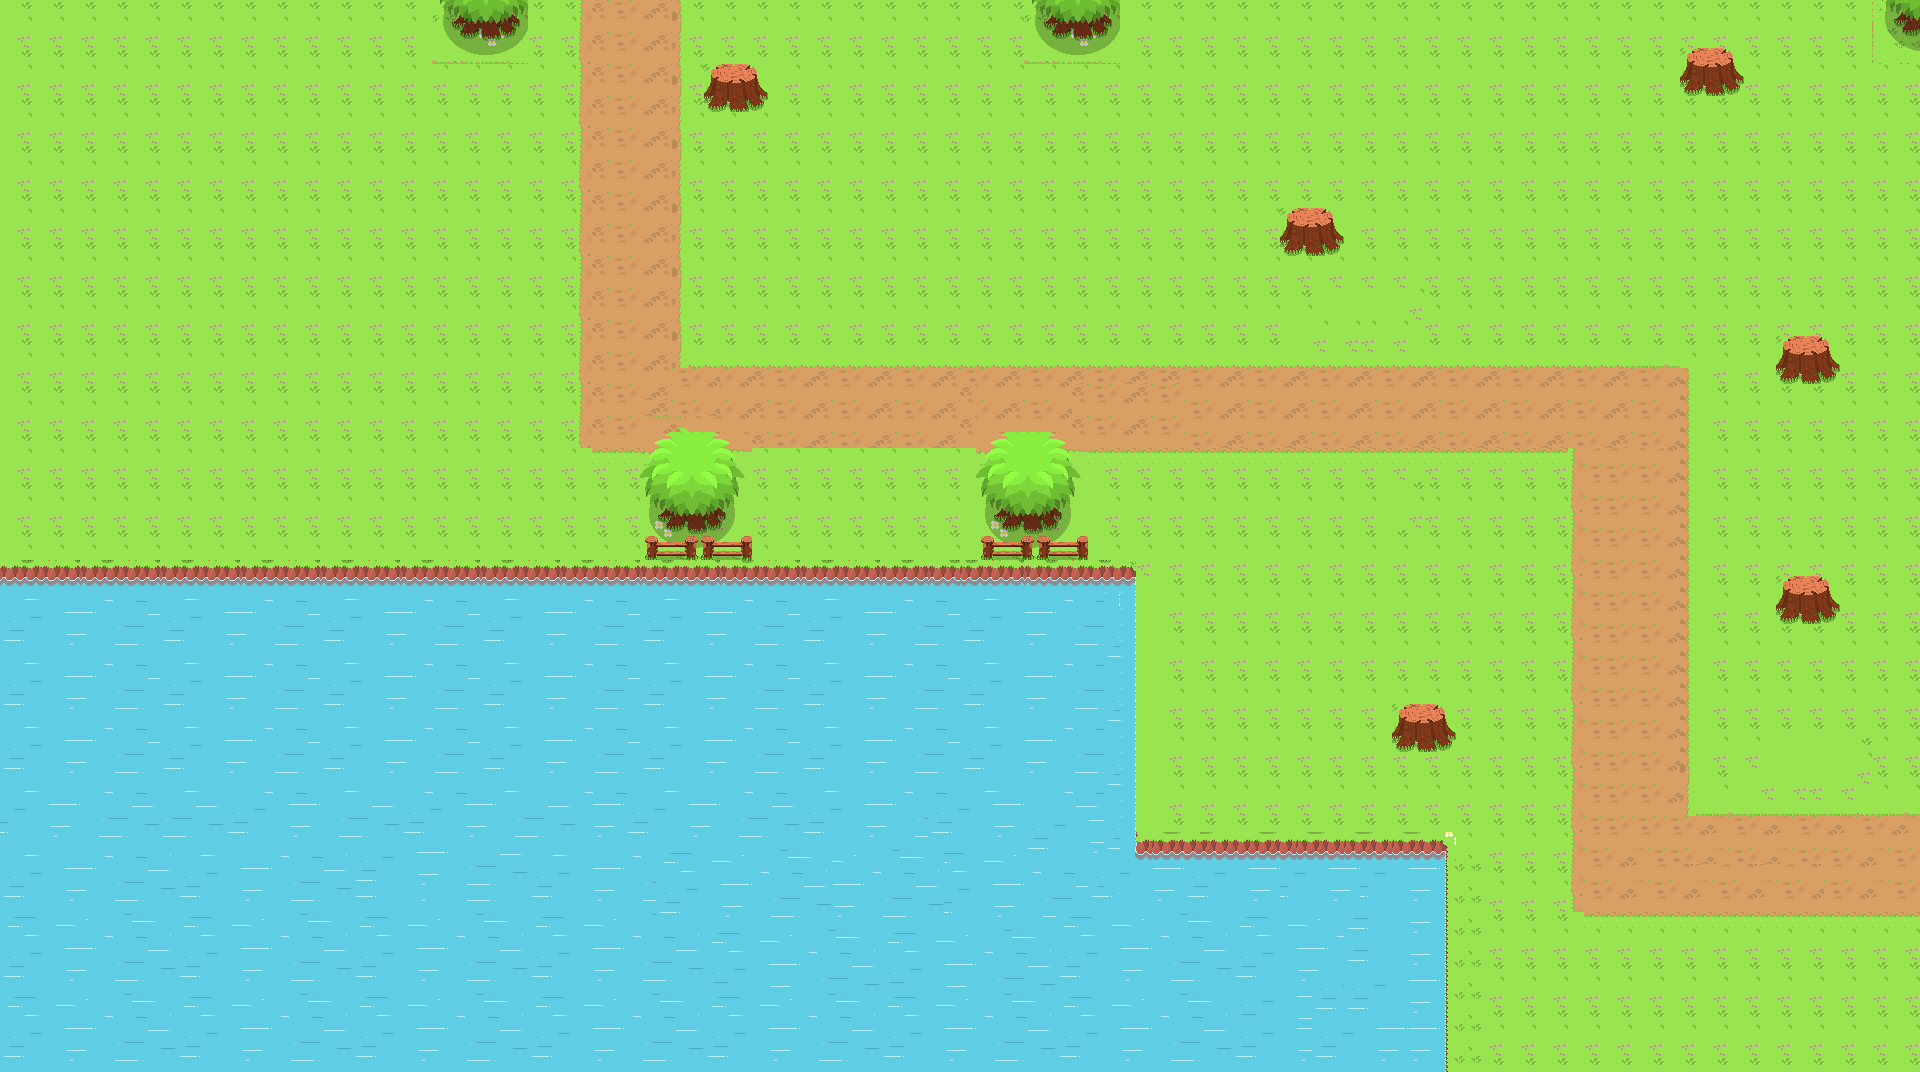

A 2D game scene composited from a Tiled map and its tileset images. What follows is a short description and the map's XML, with each tile layer's data collapsed to a summary:
An orthogonal 120x67 tile map with 16x16 px tiles, 2 tile layers (Kachelebene 2, Kachelebene 1).

<map version="1.2" tiledversion="1.3.4" orientation="orthogonal" renderorder="right-down" width="120" height="67" tilewidth="16" tileheight="16" infinite="0" nextlayerid="3" nextobjectid="1">
 <tileset firstgid="1" source="../textures/Peaceful Garden.tsx" />
 <layer id="2" name="Kachelebene 2" width="120" height="67">
  <data>[8040 cells, 8040 non-empty, 97 distinct tile ids]</data>
 </layer>
 <layer id="1" name="Kachelebene 1" width="120" height="67">
  <data>[8040 cells, 1273 non-empty, 134 distinct tile ids]</data>
 </layer>
</map>
